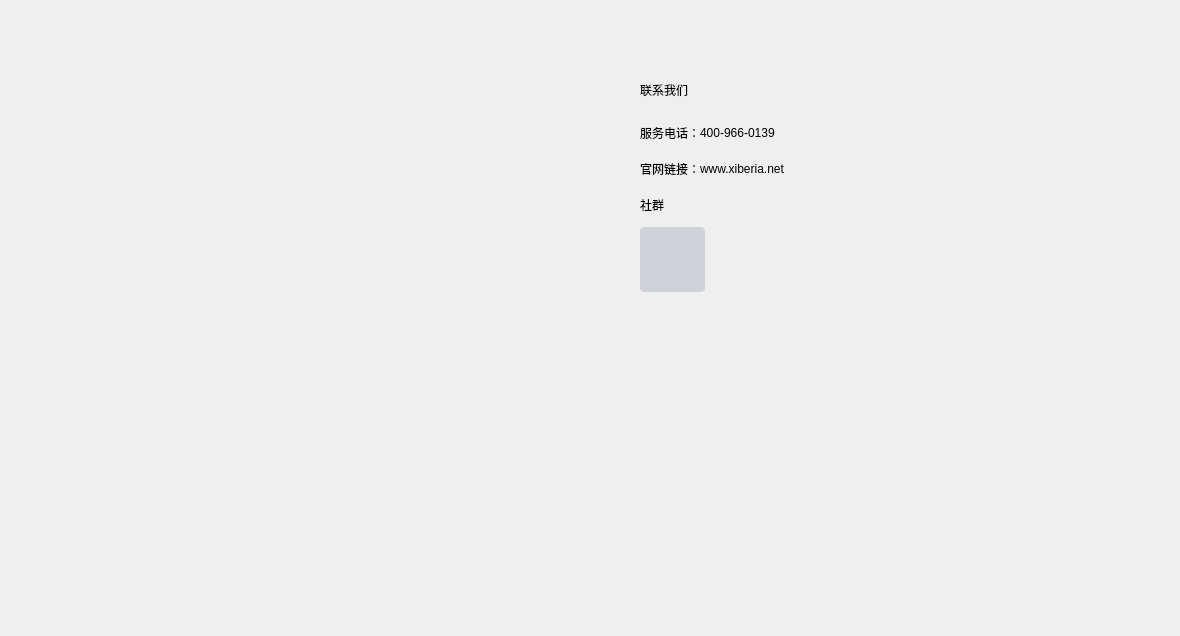
<?xml version="1.0" encoding="UTF-8"?>
<ui version="4.0">
 <class>ContactSettingsMainPage</class>
 <widget class="QWidget" name="ContactSettingsMainPage">
  <property name="geometry">
   <rect>
    <x>0</x>
    <y>0</y>
    <width>1180</width>
    <height>636</height>
   </rect>
  </property>
  <property name="windowTitle">
   <string>Form</string>
  </property>
  <layout class="QGridLayout" name="gridLayout" columnstretch="0,0,0,0">
   <property name="leftMargin">
    <number>170</number>
   </property>
   <property name="topMargin">
    <number>50</number>
   </property>
   <property name="rightMargin">
    <number>170</number>
   </property>
   <property name="bottomMargin">
    <number>50</number>
   </property>
   <property name="horizontalSpacing">
    <number>30</number>
   </property>
   <property name="verticalSpacing">
    <number>0</number>
   </property>
   <item row="0" column="1">
    <widget class="FrostedPanel" name="widget_userFeedBack" native="true">
     <property name="sizePolicy">
      <sizepolicy hsizetype="Expanding" vsizetype="Preferred">
       <horstretch>0</horstretch>
       <verstretch>0</verstretch>
      </sizepolicy>
     </property>
     <property name="minimumSize">
      <size>
       <width>375</width>
       <height>536</height>
      </size>
     </property>
     <property name="styleSheet">
      <string notr="true"/>
     </property>
     <layout class="QGridLayout" name="gridLayout_2">
      <property name="leftMargin">
       <number>0</number>
      </property>
      <property name="topMargin">
       <number>0</number>
      </property>
      <property name="rightMargin">
       <number>0</number>
      </property>
      <property name="bottomMargin">
       <number>0</number>
      </property>
      <property name="spacing">
       <number>0</number>
      </property>
     </layout>
    </widget>
   </item>
   <item row="0" column="0">
    <spacer name="horizontalSpacer">
     <property name="orientation">
      <enum>Qt::Horizontal</enum>
     </property>
     <property name="sizeType">
      <enum>QSizePolicy::Preferred</enum>
     </property>
     <property name="sizeHint" stdset="0">
      <size>
       <width>80</width>
       <height>20</height>
      </size>
     </property>
    </spacer>
   </item>
   <item row="0" column="2">
    <widget class="FrostedPanel" name="widget_2" native="true">
     <property name="sizePolicy">
      <sizepolicy hsizetype="Expanding" vsizetype="Preferred">
       <horstretch>0</horstretch>
       <verstretch>0</verstretch>
      </sizepolicy>
     </property>
     <property name="minimumSize">
      <size>
       <width>375</width>
       <height>536</height>
      </size>
     </property>
     <layout class="QVBoxLayout" name="verticalLayout">
      <property name="spacing">
       <number>0</number>
      </property>
      <property name="leftMargin">
       <number>35</number>
      </property>
      <property name="topMargin">
       <number>30</number>
      </property>
      <property name="rightMargin">
       <number>35</number>
      </property>
      <property name="bottomMargin">
       <number>30</number>
      </property>
      <item>
       <widget class="QLabel" name="label">
        <property name="minimumSize">
         <size>
          <width>0</width>
          <height>20</height>
         </size>
        </property>
        <property name="text">
         <string>联系我们</string>
        </property>
       </widget>
      </item>
      <item>
       <spacer name="verticalSpacer_2">
        <property name="orientation">
         <enum>Qt::Vertical</enum>
        </property>
        <property name="sizeType">
         <enum>QSizePolicy::Fixed</enum>
        </property>
        <property name="sizeHint" stdset="0">
         <size>
          <width>20</width>
          <height>24</height>
         </size>
        </property>
       </spacer>
      </item>
      <item>
       <layout class="QFormLayout" name="formLayout">
        <property name="horizontalSpacing">
         <number>0</number>
        </property>
        <property name="verticalSpacing">
         <number>0</number>
        </property>
        <item row="0" column="0">
         <widget class="QLabel" name="label_2">
          <property name="minimumSize">
           <size>
            <width>60</width>
            <height>17</height>
           </size>
          </property>
          <property name="text">
           <string>服务电话：</string>
          </property>
         </widget>
        </item>
        <item row="2" column="0">
         <widget class="QLabel" name="label_3">
          <property name="minimumSize">
           <size>
            <width>60</width>
            <height>17</height>
           </size>
          </property>
          <property name="text">
           <string>官网链接：</string>
          </property>
         </widget>
        </item>
        <item row="0" column="1">
         <widget class="QLabel" name="label_6">
          <property name="minimumSize">
           <size>
            <width>0</width>
            <height>17</height>
           </size>
          </property>
          <property name="text">
           <string>400-966-0139</string>
          </property>
         </widget>
        </item>
        <item row="2" column="1">
         <widget class="QLabel" name="label_7">
          <property name="minimumSize">
           <size>
            <width>0</width>
            <height>17</height>
           </size>
          </property>
          <property name="text">
           <string>www.xiberia.net</string>
          </property>
         </widget>
        </item>
        <item row="1" column="0">
         <spacer name="verticalSpacer_3">
          <property name="orientation">
           <enum>Qt::Vertical</enum>
          </property>
          <property name="sizeType">
           <enum>QSizePolicy::Fixed</enum>
          </property>
          <property name="sizeHint" stdset="0">
           <size>
            <width>20</width>
            <height>18</height>
           </size>
          </property>
         </spacer>
        </item>
        <item row="1" column="1">
         <spacer name="verticalSpacer_6">
          <property name="orientation">
           <enum>Qt::Vertical</enum>
          </property>
          <property name="sizeType">
           <enum>QSizePolicy::Fixed</enum>
          </property>
          <property name="sizeHint" stdset="0">
           <size>
            <width>20</width>
            <height>18</height>
           </size>
          </property>
         </spacer>
        </item>
       </layout>
      </item>
      <item>
       <spacer name="verticalSpacer_4">
        <property name="orientation">
         <enum>Qt::Vertical</enum>
        </property>
        <property name="sizeType">
         <enum>QSizePolicy::Fixed</enum>
        </property>
        <property name="sizeHint" stdset="0">
         <size>
          <width>20</width>
          <height>18</height>
         </size>
        </property>
       </spacer>
      </item>
      <item>
       <widget class="QLabel" name="label_4">
        <property name="minimumSize">
         <size>
          <width>0</width>
          <height>17</height>
         </size>
        </property>
        <property name="text">
         <string>社群</string>
        </property>
       </widget>
      </item>
      <item>
       <spacer name="verticalSpacer_5">
        <property name="orientation">
         <enum>Qt::Vertical</enum>
        </property>
        <property name="sizeType">
         <enum>QSizePolicy::Fixed</enum>
        </property>
        <property name="sizeHint" stdset="0">
         <size>
          <width>20</width>
          <height>13</height>
         </size>
        </property>
       </spacer>
      </item>
      <item>
       <widget class="QLabel" name="label_QR_code">
        <property name="minimumSize">
         <size>
          <width>65</width>
          <height>65</height>
         </size>
        </property>
        <property name="maximumSize">
         <size>
          <width>65</width>
          <height>65</height>
         </size>
        </property>
        <property name="styleSheet">
         <string notr="true">border-radius: 4px;
background-color:rgba(81, 96, 122, 0.2);
font-family: &quot;Source Han Sans&quot;;
font-size: 8px;
font-weight: 500;	
color: #A1A8B3;</string>
        </property>
        <property name="text">
         <string/>
        </property>
        <property name="alignment">
         <set>Qt::AlignCenter</set>
        </property>
       </widget>
      </item>
      <item>
       <spacer name="verticalSpacer">
        <property name="orientation">
         <enum>Qt::Vertical</enum>
        </property>
        <property name="sizeHint" stdset="0">
         <size>
          <width>20</width>
          <height>40</height>
         </size>
        </property>
       </spacer>
      </item>
     </layout>
    </widget>
   </item>
   <item row="0" column="3">
    <spacer name="horizontalSpacer_2">
     <property name="orientation">
      <enum>Qt::Horizontal</enum>
     </property>
     <property name="sizeType">
      <enum>QSizePolicy::Preferred</enum>
     </property>
     <property name="sizeHint" stdset="0">
      <size>
       <width>80</width>
       <height>20</height>
      </size>
     </property>
    </spacer>
   </item>
  </layout>
 </widget>
 <customwidgets>
  <customwidget>
   <class>FrostedPanel</class>
   <extends>QWidget</extends>
   <header>modules/Common/FrostedPanel.h</header>
   <container>1</container>
  </customwidget>
 </customwidgets>
 <resources/>
 <connections/>
</ui>
